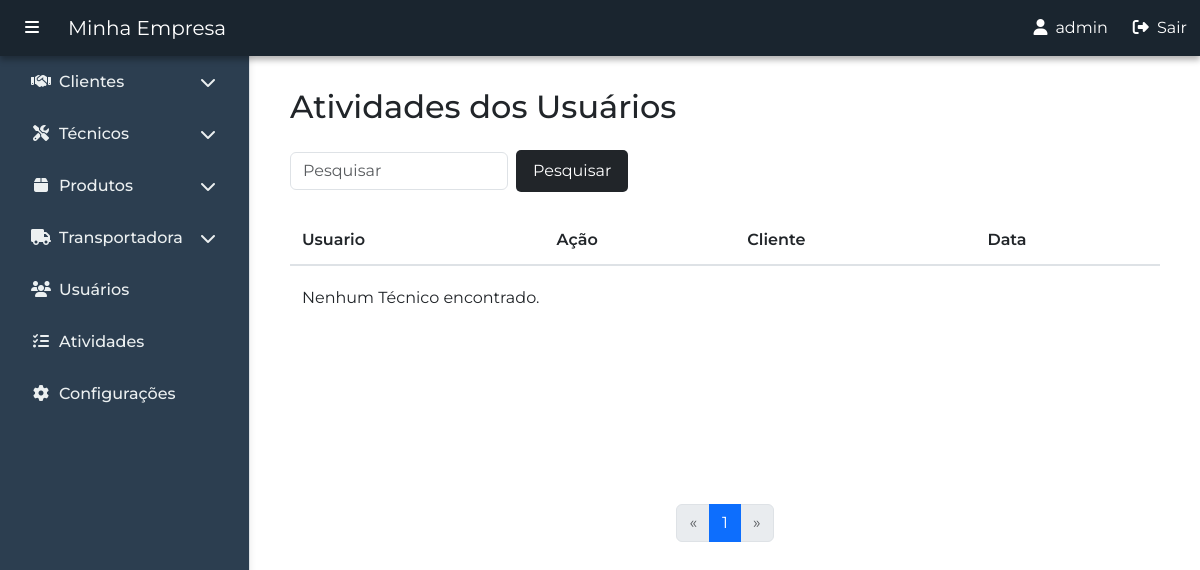
The page /pt-br/atividades/ver_atividades/ (signed in) on the database as committed earlier.
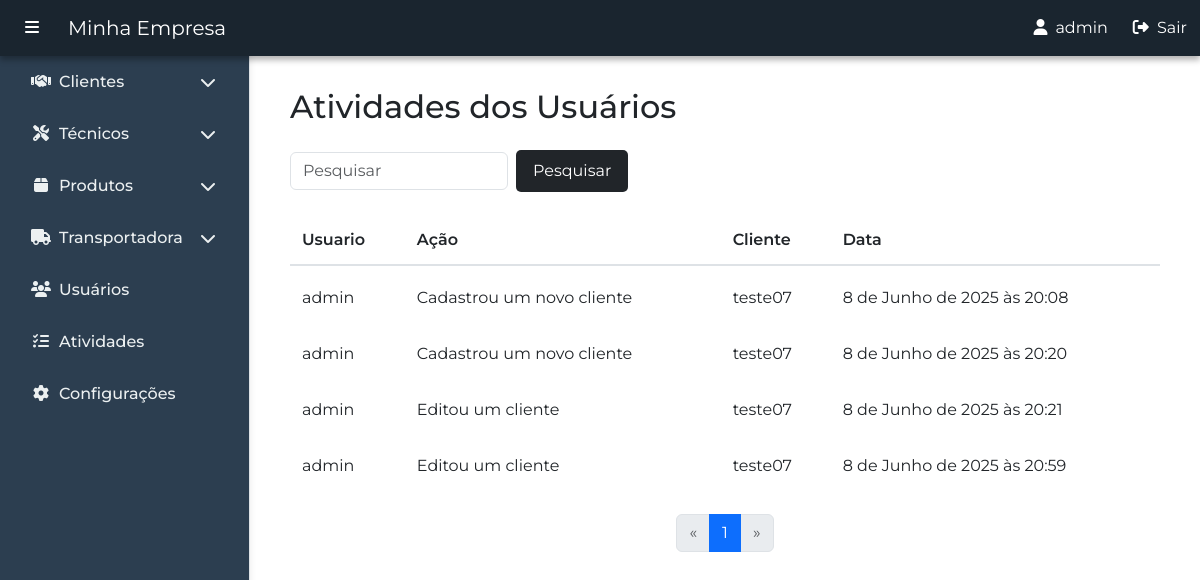
The same page on the database as committed later.
### atividades/models.py (models this page shows, shortened)
class AtividadeUsuarioCliente(models.Model):
    usuario = models.ForeignKey(User, on_delete=models.CASCADE)
    cliente = models.ForeignKey(Cliente, on_delete=models.CASCADE)
    descricao = models.CharField(max_length=255)
    data = models.DateTimeField(auto_now_add=True)

### clientes/models.py (models this page shows, shortened)
class Cliente(models.Model):
    codigo = models.CharField(max_length=20, unique=True, blank=True, null=True)
    nome_cliente = models.CharField(max_length=100)
    nome_fantasia = models.CharField(max_length=100, blank=True)
    data_inclusao = models.DateTimeField()
    cnpj_cpf = models.CharField(max_length=18, unique=True)
    inscricao_estadual = models.CharField(max_length=50)
    inscricao_municipal = models.CharField(max_length=50)
    email1 = models.EmailField()
    email2 = models.EmailField(blank=True, null=True)
    telefone1 = models.CharField(max_length=20, blank=True)
    telefone2 = models.CharField(max_length=20, blank=True)
    celular1 = models.CharField(max_length=20, blank=True)
    celular2 = models.CharField(max_length=20, blank=True)
    atividade = models.ForeignKey(Atividade, on_delete=models.SET_NULL, blank=False, null=True)
    segmento = models.ForeignKey(Segmento, on_delete=models.SET_NULL, blank=False, null=True)
    observacao = models.TextField(blank=True, null=True)
    logradouro_real = models.CharField(max_length=100, blank=False)
    numero_real = models.CharField(max_length=10, blank=False)
    complemento_real = models.CharField(max_length=50, blank=True)
    bairro_real = models.CharField(max_length=50, blank=False)
    cidade_real = models.CharField(max_length=50, blank=False)
    estado_real = models.CharField(max_length=2, choices=ESTADOS, default='RJ', blank=False, null=False)
    cep_real = models.CharField(max_length=10, blank=False)
    logradouro_cobranca = models.CharField(max_length=100, blank=True)
    numero_cobranca = models.CharField(max_length=10, blank=True)
    complemento_cobranca = models.CharField(max_length=50, blank=True)
    bairro_cobranca = models.CharField(max_length=50, blank=True)
    cidade_cobranca = models.CharField(max_length=50, blank=True)
    estado_cobranca = models.CharField(max_length=2, choices=ESTADOS, blank=True, null=True)
    cep_cobranca = models.CharField(max_length=10, blank=True)
    def __str__(self):
        return f"{self.nome_cliente}"

### atividades/views.py (the view)
# urls.py: path('ver_atividades/', views.ver_atividades, name='ver_atividades'),
@login_required
def ver_atividades(request):
    atividade = AtividadeUsuarioCliente.objects.all()
    paginator = Paginator(atividade, 5)
    page_number = request.GET.get('page')
    page_obj = paginator.get_page(page_number)
    return render(request, "atividades/atividades.html", {'atividade' : atividade, 'page_obj': page_obj,})

### atividades/templates/atividades/atividades.html (shortened to what this page needs)
{% extends 'principal/base.html' %}
{% block content %}
<div class="container my-4">
    <h2 class="mb-4">Atividades dos Usuários</h2>
    <div class="table-responsive">
        <div class="mb-3 d-flex justify-content-between align-items-center">
            <form method="get" class="d-flex align-items-center gap-2">
                <input type="text" name="pesquisa" placeholder="Pesquisar" class="form-control w-auto"
                    value="{{ pesquisa|default:'' }}">
                <button type="submit" class="btn"
                    style="background-color: #212529; color: #fff; border-radius: 5px; padding: 8px 16px; transition: background-color 0.3s;"
                    onmouseover="this.style.backgroundColor='#343a40'"
                    onmouseout="this.style.backgroundColor='#212529'">
                    Pesquisar
                </button>
            </form>
        </div>
        <div class="table-pagination-container">
            <table class="table table-hover custom-table">
                <thead class="custom-thead">
                    <tr>
                        <th scope="col">Usuario</th>
                        <th scope="col">Ação</th>
                        <th scope="col">Cliente</th>
                        <th scope="col">Data</th>
                    </tr>
                </thead>
                <tbody>
                    {% for atividade in page_obj %}
                    <tr data-bs-toggle="modal"
                        data-bs-target="#modalAtividade{{ atividade.id }}"
                        style="cursor: pointer;">
                        <td>{{ atividade.usuario }}</td>
                        <td>{{ atividade.descricao }}</td>
                        <td>{{ atividade.cliente }}</td>
                        <td>{{ atividade.data }}</td>
                    </tr>
                    {% empty %}
                    <tr>
                        <td colspan="4">Nenhum Técnico encontrado.</td>
                    </tr>
                    {% endfor %}
                </tbody>
            </table>
            <nav aria-label="Navegação de página">
                <ul class="pagination justify-content-center">
                    {% if page_obj.has_previous %}
                    <li class="page-item">
                        <a class="page-link" href="?{% if pesquisa %}pesquisa={{ pesquisa }}&{% endif %}page={{ page_obj.previous_page_number }}" aria-label="Anterior">
                            <span aria-hidden="true">&laquo;</span>
                        </a>
                    </li>
                    {% else %}
                    <li class="page-item disabled">
                        <span class="page-link">&laquo;</span>
                    </li>
                    {% endif %}
                    {% for num in page_obj.paginator.page_range %}
                        {% if num == page_obj.number %}
                            <li class="page-item active">
                                <span class="page-link">{{ num }}</span>
                            </li>
                        {% else %}
                            <li class="page-item">
                                <a class="page-link" href="?{% if pesquisa %}pesquisa={{ pesquisa }}&{% endif %}page={{ num }}">{{ num }}</a>
                            </li>
                        {% endif %}
                    {% endfor %}
                    {% if page_obj.has_next %}
                    <li class="page-item">
                        <a class="page-link" href="?{% if pesquisa %}pesquisa={{ pesquisa }}&{% endif %}page={{ page_obj.next_page_number }}" aria-label="Próximo">
                            <span aria-hidden="true">&raquo;</span>
                        </a>
                    </li>
                    {% else %}
                    <li class="page-item disabled">
                        <span class="page-link">&raquo;</span>
                    </li>
                    {% endif %}
                </ul>
            </nav>
        </div>
    </div>
</div>
{% endblock %}

### principal/templates/principal/base.html (shortened to what this page needs)
{% load static %}
<!DOCTYPE html>
<html lang="pt-br">
<head>
  <link href="https://cdn.jsdelivr.net/npm/bootstrap@5.3.0/dist/css/bootstrap.min.css" rel="stylesheet" />
  <link rel="stylesheet" href="https://cdnjs.cloudflare.com/ajax/libs/font-awesome/6.5.0/css/all.min.css" />
</head>
<body>
  <nav class="navbar navbar-expand-lg navbar-light custom-navbar fixed-top">
    <div class="container-fluid">
      <button class="btn btn-link text-white me-3" id="toggleSidebar">
        <i class="fas fa-bars"></i>
      </button>
      <a class="navbar-brand" href="{% url 'home' %}">Minha Empresa</a>
      <div class="collapse navbar-collapse" id="navbarMenu">
        <ul class="navbar-nav ms-auto d-flex align-items-center">
          <li class="nav-item me-3">
            <span class="nav-link text-white"><i class="fa fa-user me-2"></i>{{ user.username }}</span>
          </li>
          <li class="nav-item">
            <form action="{% url 'logout' %}" method="post" class="m-0 p-0">
              <button type="submit" class="btn btn-link text-white p-0 m-0" style="text-decoration: none;">
                <i class="fas fa-sign-out-alt me-1"></i> Sair
              </button>
            </form>
          </li>
        </ul>
      </div>
    </div>
  </nav>
  <div class="sidebar" id="sidebar">
    <ul class="nav flex-column px-3">
      <li class="nav-item mb-2">
        <a class="nav-link d-flex justify-content-between align-items-center" href="#clientesSubmenu" data-bs-toggle="collapse" aria-expanded="false">
          <span><i class="fas fa-handshake me-2"></i>Clientes</span>
          <i class="fas fa-chevron-down"></i>
        </a>
      </li>
      <li class="nav-item mb-2">
        <a class="nav-link d-flex justify-content-between align-items-center" href="#tecnicosSubmenu" data-bs-toggle="collapse" aria-expanded="false">
          <span><i class="fas fa-tools me-2"></i>Técnicos</span>
          <i class="fas fa-chevron-down"></i>
        </a>
      </li>
      <li class="nav-item mb-2">
        <a class="nav-link d-flex justify-content-between align-items-center" href="#produtosSubmenu" data-bs-toggle="collapse" aria-expanded="false">
          <span><i class="fas fa-box me-2"></i>Produtos</span>
          <i class="fas fa-chevron-down"></i>
        </a>
      </li>
      <li class="nav-item mb-2">
        <a class="nav-link d-flex justify-content-between align-items-center" href="#transportadoraSubmenu" data-bs-toggle="collapse" aria-expanded="false">
          <span><i class="fas fa-truck me-2"></i>Transportadora</span>
          <i class="fas fa-chevron-down"></i>
        </a>
      </li>
      <li class="nav-item mb-2">
        <a class="nav-link" href="{% url 'usuarios' user.username %}"><i class="fas fa-users me-2"></i>Usuários</a>
      </li>
      <li class="nav-item mb-2">
        <a class="nav-link" href="{% url 'atividades:ver_atividades' %}"><i class="fas fa-tasks me-2"></i>Atividades</a>
      </li>
      <li class="nav-item mb-2">
          <a class="nav-link" href="{% url 'configuracoes' %}"><i class="fas fa-cog me-2"></i>Configurações</a>
      </li>
    </ul>
  </div>
  <div class="content" id="mainContent">
    <div class="container pt-5">
    {% block content %}{% endblock %}
</div>
  </div>
</body>
</html>

### principal/templates/principal/base.html (style rules this page uses)
body { display: flex; min-height: 100vh; font-family: 'Montserrat', sans-serif; }
.sidebar { width: 250px; background-color: #2c3e50; padding-top: 60px; position: fixed; top: 0; bottom: 0; left: 0; z-index: 1000; border-right: 1px solid #dee2e6; box-shadow: 2px 0 5px rgba(0, 0, 0, 0.05); transition: all 0.3s; }
.sidebar .nav-link { color: #ecf0f1; font-weight: 500; padding: 10px 15px; border-radius: 6px; transition: background-color 0.2s, color 0.2s; }
.sidebar .nav-link i { width: 20px; text-align: center; }
.sidebar .nav-item > a i.fas.fa-chevron-down { transition: transform 0.3s; }
.content { margin-left: 250px; padding: 1rem; flex-grow: 1; transition: all 0.3s; }
.custom-navbar { background-color: #1a252f; box-shadow: 0 4px 6px rgba(0, 0, 0, 0.3); }
.custom-navbar .navbar-brand { color: white !important; }
.custom-navbar .btn-link, .custom-navbar .nav-link { transition: color 0.3s ease, transform 0.3s ease; }

### atividades/templates/atividades/atividades.html (style rules this page uses)
.table-pagination-container { min-height: 350px; display: flex; flex-direction: column; justify-content: space-between; }
.custom-table { border-collapse: separate; border-spacing: 0 8px; background-color: transparent; }
.custom-table thead { background-color: #343a40; color: white; }
.custom-table th { border: none; padding: 12px; font-weight: 600; }
.custom-table tbody tr { background-color: #ffffff; transition: box-shadow 0.2s ease; border-radius: 8px; }
.custom-table td { border: none; padding: 12px; vertical-align: middle; }
.custom-table tbody tr td:first-child { border-top-left-radius: 8px; border-bottom-left-radius: 8px; }
.custom-table tbody tr td:last-child { border-top-right-radius: 8px; border-bottom-right-radius: 8px; }
.custom-thead { background-color: #f8f9fa; color: black; }
.custom-thead th { font-weight: 600; padding: 12px; border-bottom: 2px solid #dee2e6; }

Rows that differ between the two databases and show on the page:
added AtividadeUsuarioCliente: usuario "admin", descricao "Cadastrou um novo cliente", cliente "teste07", data "8 de Junho de 2025 às 20:08"
added AtividadeUsuarioCliente: usuario "admin", descricao "Cadastrou um novo cliente", cliente "teste07", data "8 de Junho de 2025 às 20:20"
added AtividadeUsuarioCliente: usuario "admin", descricao "Editou um cliente", cliente "teste07", data "8 de Junho de 2025 às 20:21"
added AtividadeUsuarioCliente: usuario "admin", descricao "Editou um cliente", cliente "teste07", data "8 de Junho de 2025 às 20:59"
Other text that changed with them:
text no longer shown: "Nenhum Técnico encontrado."
